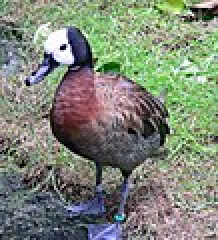
#> input picture img01.jpg, 109 x 120 px, found by its file name (shown 2 times larger); its folder holds 4 pictures in this run
$ jupyter execute --allow-errors Untitled1.ipynb   (older library calls are emulated)
#> lines starting #> are read from the running program, lines starting #| are printed output that depends on the picture
#> further down, img is the input picture: shape (120, 109, 3); mean R, G, B 126.7, 133.6, 119.6
#> `img = resize(img, (64,64))`:
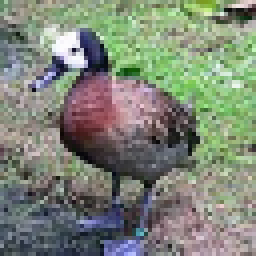
#> img: shape (64, 64, 3) float64 (shown 4 times larger); mean R, G, B 0.497, 0.524, 0.469
#> pass 2 of the loop `for i in range(15):`:
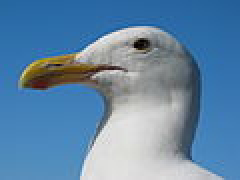
#> input picture img02.jpg, 120 x 90 px, found by its file name (shown 2 times larger)
#> img is the input picture: shape (90, 120, 3); mean R, G, B 97.5, 134.4, 167.1
#> `img = resize(img, (64,64))`:
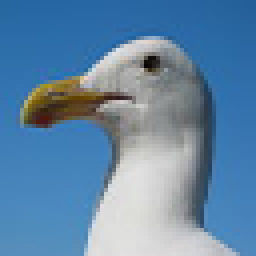
#> img: shape (64, 64, 3) float64 (shown 4 times larger); mean R, G, B 0.382, 0.527, 0.655
#> pass 3 of the loop `for i in range(15):`:
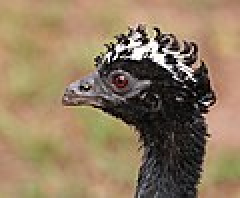
#> input picture img03.jpg, 120 x 99 px, found by its file name (shown 2 times larger)
#> img is the input picture: shape (99, 120, 3); mean R, G, B 145, 124, 96.5
#> `img = resize(img, (64,64))`:
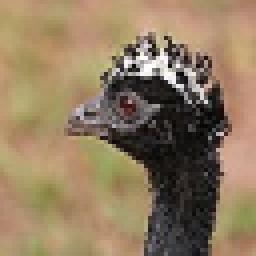
#> img: shape (64, 64, 3) float64 (shown 4 times larger); mean R, G, B 0.569, 0.486, 0.378
<a href="https://colab.research.google.com/github/YearHHO/YearHHO.github.io/blob/main/Untitled1.ipynb" target="_parent"></a>

[cell 1]
import matplotlib.pyplot as plt
import numpy as np

from skimage.io import imread
from skimage.transform import resize
from skimage.feature import hog

[cell 2]
url = 'https://github.com/YearHHO/YearHHO.github.io/raw/main/data/proj/face/'

face_images = []

#> (the rest of this cell did not finish here and is left out)

[cell 3]
def plot_images(nRow, nCol, img):
#> called with nRow = 3, nCol = 5
    fig = plt.figure()
    fig, ax = plt.subplots(nRow, nCol, figsize = (nCol,nRow))
    for i in range(nRow):
        for j in range(nCol):
            if nRow <= 1: axis = ax[j]
            else: axis = ax[i, j]
            axis.get_xaxis().set_visible(False)
            axis.get_yaxis().set_visible(False)
            axis.imshow(img[i*nCol+j])


#> (the rest of this cell did not finish here and is left out)

[cell 4]
face_hogs = []
face_features = []

#> (the rest of this cell did not finish here and is left out)

[cell 5]
print(face_features[0].shape)
#| (128,)
#> pass 2 of the loop `for i in range(15):`:
#> pass 3 of the loop `for i in range(15):`:

fig = plt.figure()
fig, ax = plt.subplots(3,5, figsize = (10,6))
#> (the rest of this cell did not finish here and is left out)

[cell 6]
url = 'https://github.com/YearHHO/YearHHO.github.io/raw/main/data/proj/animal/'

animal_images = []

#> (the rest of this cell did not finish here and is left out)

[cell 7]
animal_hogs = []
#> animal_hogs = []
animal_features = []

#> (the rest of this cell did not finish here and is left out)

[cell 8]
X, y = [], []

for feature in face_features:
    X.append(feature)
    y.append(1)
#> this loop made 4 passes
#> after the loop, X = 4 items; y = [1, 1, 1, 1]
for feature in animal_features:
    X.append(feature)
    y.append(0)
#> after the loop, X = 8 items; y = [1, 1, 1, 1, 0, 0, 0, 0]
print(y)
#| [1, 1, 1, 1, 0, 0, 0, 0]

[cell 9]
from sklearn.svm import SVC
from sklearn.pipeline import Pipeline
from sklearn.preprocessing import StandardScaler

polynomial_svm_clf = Pipeline([
    ("scaler", StandardScaler()),
    ("svm_clf", SVC(C=1, kernel = 'poly', degree=5, coef0=10.0))
 ])
polynomial_svm_clf.fit(X, y)

[cell 10]
yhat = polynomial_svm_clf.predict(X)
#> yhat = [1, 0, 0, 0, 1, 0, 0, 0]
print(yhat)
#| [1 0 0 0 1 0 0 0]
#> pass 2 of the loop `for i in range(10):`:
#> pass 3 of the loop `for i in range(10):`:

[cell 11]
url = 'https://github.com/YearHHO/YearHHO.github.io/raw/main/data/proj/test_data/'

test_images = []

#> (the rest of this cell did not finish here and is left out)

[cell 12]
test_hogs = []
#> test_hogs = []
test_features = []
#> (the rest of this cell did not finish here and is left out)

[cell 13]
test_result = polynomial_svm_clf.predict(test_features)
#> test_result = [1, 0, 0, 0]
print(test_result)
#| [1 0 0 0]
